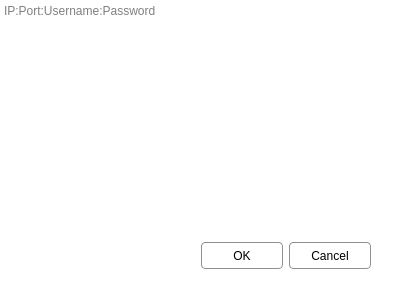
<?xml version="1.0" encoding="UTF-8"?>
<ui version="4.0">
 <class>ProxyInput</class>
 <widget class="QDialog" name="ProxyInput">
  <property name="geometry">
   <rect>
    <x>0</x>
    <y>0</y>
    <width>400</width>
    <height>300</height>
   </rect>
  </property>
  <property name="minimumSize">
   <size>
    <width>400</width>
    <height>300</height>
   </size>
  </property>
  <property name="maximumSize">
   <size>
    <width>400</width>
    <height>300</height>
   </size>
  </property>
  <property name="palette">
   <palette>
    <active>
     <colorrole role="Button">
      <brush brushstyle="SolidPattern">
       <color alpha="255">
        <red>255</red>
        <green>255</green>
        <blue>255</blue>
       </color>
      </brush>
     </colorrole>
     <colorrole role="Base">
      <brush brushstyle="SolidPattern">
       <color alpha="255">
        <red>255</red>
        <green>255</green>
        <blue>255</blue>
       </color>
      </brush>
     </colorrole>
     <colorrole role="Window">
      <brush brushstyle="SolidPattern">
       <color alpha="255">
        <red>255</red>
        <green>255</green>
        <blue>255</blue>
       </color>
      </brush>
     </colorrole>
    </active>
    <inactive>
     <colorrole role="Button">
      <brush brushstyle="SolidPattern">
       <color alpha="255">
        <red>255</red>
        <green>255</green>
        <blue>255</blue>
       </color>
      </brush>
     </colorrole>
     <colorrole role="Base">
      <brush brushstyle="SolidPattern">
       <color alpha="255">
        <red>255</red>
        <green>255</green>
        <blue>255</blue>
       </color>
      </brush>
     </colorrole>
     <colorrole role="Window">
      <brush brushstyle="SolidPattern">
       <color alpha="255">
        <red>255</red>
        <green>255</green>
        <blue>255</blue>
       </color>
      </brush>
     </colorrole>
    </inactive>
    <disabled>
     <colorrole role="Button">
      <brush brushstyle="SolidPattern">
       <color alpha="255">
        <red>255</red>
        <green>255</green>
        <blue>255</blue>
       </color>
      </brush>
     </colorrole>
     <colorrole role="Base">
      <brush brushstyle="SolidPattern">
       <color alpha="255">
        <red>255</red>
        <green>255</green>
        <blue>255</blue>
       </color>
      </brush>
     </colorrole>
     <colorrole role="Window">
      <brush brushstyle="SolidPattern">
       <color alpha="255">
        <red>255</red>
        <green>255</green>
        <blue>255</blue>
       </color>
      </brush>
     </colorrole>
    </disabled>
   </palette>
  </property>
  <property name="windowTitle">
   <string>Proxy Input</string>
  </property>
  <property name="windowIcon">
   <iconset resource="Resources/Resources.qrc">
    <normaloff>:/Images/icon.ico</normaloff>:/Images/icon.ico</iconset>
  </property>
  <property name="styleSheet">
   <string notr="true">QWidget {
	background-color: rgb(255, 255, 255);
}
QWidget {
	background-color: rgb(255, 255, 255);
}
QPushButton {
    border: 1px solid #8f8f91;
    border-radius: 4px;
	min-width: 80px;
	min-height: 25px;
	
}
QPushButton:pressed {
    background-color: qlineargradient(x1: 0, y1: 0, x2: 0, y2: 1,
                                      stop: 0 #dadbde, stop: 1 #f6f7fa);
}

QScrollBar:vertical {
            border: 0px solid #999999;
            background:white;
            width:7px;    
            margin: 0px 0px 0px 0px;
        }
        QScrollBar::handle:vertical {         
       
            min-height: 0px;
          	border: 0px solid red;
			border-radius: 3px;
			background-color: grey;
        }
        QScrollBar::add-line:vertical {       
            height: 0px;
            subcontrol-position: bottom;
            subcontrol-origin: margin;
        }
        QScrollBar::sub-line:vertical {
            height: 0 px;
            subcontrol-position: top;
            subcontrol-origin: margin;
        }</string>
  </property>
  <widget class="QDialogButtonBox" name="buttonBox">
   <property name="geometry">
    <rect>
     <x>30</x>
     <y>240</y>
     <width>341</width>
     <height>32</height>
    </rect>
   </property>
   <property name="styleSheet">
    <string notr="true"/>
   </property>
   <property name="orientation">
    <enum>Qt::Horizontal</enum>
   </property>
   <property name="standardButtons">
    <set>QDialogButtonBox::Cancel|QDialogButtonBox::Ok</set>
   </property>
  </widget>
  <widget class="QTextEdit" name="MainField">
   <property name="geometry">
    <rect>
     <x>0</x>
     <y>0</y>
     <width>400</width>
     <height>230</height>
    </rect>
   </property>
   <property name="palette">
    <palette>
     <active>
      <colorrole role="WindowText">
       <brush brushstyle="SolidPattern">
        <color alpha="255">
         <red>0</red>
         <green>0</green>
         <blue>0</blue>
        </color>
       </brush>
      </colorrole>
      <colorrole role="Button">
       <brush brushstyle="SolidPattern">
        <color alpha="255">
         <red>255</red>
         <green>255</green>
         <blue>255</blue>
        </color>
       </brush>
      </colorrole>
      <colorrole role="Light">
       <brush brushstyle="SolidPattern">
        <color alpha="255">
         <red>255</red>
         <green>255</green>
         <blue>255</blue>
        </color>
       </brush>
      </colorrole>
      <colorrole role="Midlight">
       <brush brushstyle="SolidPattern">
        <color alpha="255">
         <red>227</red>
         <green>227</green>
         <blue>227</blue>
        </color>
       </brush>
      </colorrole>
      <colorrole role="Dark">
       <brush brushstyle="SolidPattern">
        <color alpha="255">
         <red>160</red>
         <green>160</green>
         <blue>160</blue>
        </color>
       </brush>
      </colorrole>
      <colorrole role="Mid">
       <brush brushstyle="SolidPattern">
        <color alpha="255">
         <red>160</red>
         <green>160</green>
         <blue>160</blue>
        </color>
       </brush>
      </colorrole>
      <colorrole role="Text">
       <brush brushstyle="SolidPattern">
        <color alpha="255">
         <red>0</red>
         <green>0</green>
         <blue>0</blue>
        </color>
       </brush>
      </colorrole>
      <colorrole role="BrightText">
       <brush brushstyle="SolidPattern">
        <color alpha="255">
         <red>255</red>
         <green>255</green>
         <blue>255</blue>
        </color>
       </brush>
      </colorrole>
      <colorrole role="ButtonText">
       <brush brushstyle="SolidPattern">
        <color alpha="255">
         <red>0</red>
         <green>0</green>
         <blue>0</blue>
        </color>
       </brush>
      </colorrole>
      <colorrole role="Base">
       <brush brushstyle="SolidPattern">
        <color alpha="255">
         <red>255</red>
         <green>255</green>
         <blue>255</blue>
        </color>
       </brush>
      </colorrole>
      <colorrole role="Window">
       <brush brushstyle="SolidPattern">
        <color alpha="255">
         <red>255</red>
         <green>255</green>
         <blue>255</blue>
        </color>
       </brush>
      </colorrole>
      <colorrole role="Shadow">
       <brush brushstyle="SolidPattern">
        <color alpha="255">
         <red>105</red>
         <green>105</green>
         <blue>105</blue>
        </color>
       </brush>
      </colorrole>
      <colorrole role="Highlight">
       <brush brushstyle="SolidPattern">
        <color alpha="255">
         <red>0</red>
         <green>120</green>
         <blue>215</blue>
        </color>
       </brush>
      </colorrole>
      <colorrole role="HighlightedText">
       <brush brushstyle="SolidPattern">
        <color alpha="255">
         <red>255</red>
         <green>255</green>
         <blue>255</blue>
        </color>
       </brush>
      </colorrole>
      <colorrole role="Link">
       <brush brushstyle="SolidPattern">
        <color alpha="255">
         <red>0</red>
         <green>0</green>
         <blue>255</blue>
        </color>
       </brush>
      </colorrole>
      <colorrole role="LinkVisited">
       <brush brushstyle="SolidPattern">
        <color alpha="255">
         <red>255</red>
         <green>0</green>
         <blue>255</blue>
        </color>
       </brush>
      </colorrole>
      <colorrole role="AlternateBase">
       <brush brushstyle="SolidPattern">
        <color alpha="255">
         <red>255</red>
         <green>255</green>
         <blue>255</blue>
        </color>
       </brush>
      </colorrole>
      <colorrole role="NoRole">
       <brush brushstyle="SolidPattern">
        <color alpha="255">
         <red>0</red>
         <green>0</green>
         <blue>0</blue>
        </color>
       </brush>
      </colorrole>
      <colorrole role="ToolTipBase">
       <brush brushstyle="SolidPattern">
        <color alpha="255">
         <red>255</red>
         <green>255</green>
         <blue>220</blue>
        </color>
       </brush>
      </colorrole>
      <colorrole role="ToolTipText">
       <brush brushstyle="SolidPattern">
        <color alpha="255">
         <red>0</red>
         <green>0</green>
         <blue>0</blue>
        </color>
       </brush>
      </colorrole>
      <colorrole role="PlaceholderText">
       <brush brushstyle="SolidPattern">
        <color alpha="128">
         <red>0</red>
         <green>0</green>
         <blue>0</blue>
        </color>
       </brush>
      </colorrole>
     </active>
     <inactive>
      <colorrole role="WindowText">
       <brush brushstyle="SolidPattern">
        <color alpha="255">
         <red>0</red>
         <green>0</green>
         <blue>0</blue>
        </color>
       </brush>
      </colorrole>
      <colorrole role="Button">
       <brush brushstyle="SolidPattern">
        <color alpha="255">
         <red>255</red>
         <green>255</green>
         <blue>255</blue>
        </color>
       </brush>
      </colorrole>
      <colorrole role="Light">
       <brush brushstyle="SolidPattern">
        <color alpha="255">
         <red>255</red>
         <green>255</green>
         <blue>255</blue>
        </color>
       </brush>
      </colorrole>
      <colorrole role="Midlight">
       <brush brushstyle="SolidPattern">
        <color alpha="255">
         <red>227</red>
         <green>227</green>
         <blue>227</blue>
        </color>
       </brush>
      </colorrole>
      <colorrole role="Dark">
       <brush brushstyle="SolidPattern">
        <color alpha="255">
         <red>160</red>
         <green>160</green>
         <blue>160</blue>
        </color>
       </brush>
      </colorrole>
      <colorrole role="Mid">
       <brush brushstyle="SolidPattern">
        <color alpha="255">
         <red>160</red>
         <green>160</green>
         <blue>160</blue>
        </color>
       </brush>
      </colorrole>
      <colorrole role="Text">
       <brush brushstyle="SolidPattern">
        <color alpha="255">
         <red>0</red>
         <green>0</green>
         <blue>0</blue>
        </color>
       </brush>
      </colorrole>
      <colorrole role="BrightText">
       <brush brushstyle="SolidPattern">
        <color alpha="255">
         <red>255</red>
         <green>255</green>
         <blue>255</blue>
        </color>
       </brush>
      </colorrole>
      <colorrole role="ButtonText">
       <brush brushstyle="SolidPattern">
        <color alpha="255">
         <red>0</red>
         <green>0</green>
         <blue>0</blue>
        </color>
       </brush>
      </colorrole>
      <colorrole role="Base">
       <brush brushstyle="SolidPattern">
        <color alpha="255">
         <red>255</red>
         <green>255</green>
         <blue>255</blue>
        </color>
       </brush>
      </colorrole>
      <colorrole role="Window">
       <brush brushstyle="SolidPattern">
        <color alpha="255">
         <red>255</red>
         <green>255</green>
         <blue>255</blue>
        </color>
       </brush>
      </colorrole>
      <colorrole role="Shadow">
       <brush brushstyle="SolidPattern">
        <color alpha="255">
         <red>105</red>
         <green>105</green>
         <blue>105</blue>
        </color>
       </brush>
      </colorrole>
      <colorrole role="Highlight">
       <brush brushstyle="SolidPattern">
        <color alpha="255">
         <red>240</red>
         <green>240</green>
         <blue>240</blue>
        </color>
       </brush>
      </colorrole>
      <colorrole role="HighlightedText">
       <brush brushstyle="SolidPattern">
        <color alpha="255">
         <red>0</red>
         <green>0</green>
         <blue>0</blue>
        </color>
       </brush>
      </colorrole>
      <colorrole role="Link">
       <brush brushstyle="SolidPattern">
        <color alpha="255">
         <red>0</red>
         <green>0</green>
         <blue>255</blue>
        </color>
       </brush>
      </colorrole>
      <colorrole role="LinkVisited">
       <brush brushstyle="SolidPattern">
        <color alpha="255">
         <red>255</red>
         <green>0</green>
         <blue>255</blue>
        </color>
       </brush>
      </colorrole>
      <colorrole role="AlternateBase">
       <brush brushstyle="SolidPattern">
        <color alpha="255">
         <red>245</red>
         <green>245</green>
         <blue>245</blue>
        </color>
       </brush>
      </colorrole>
      <colorrole role="NoRole">
       <brush brushstyle="NoBrush">
        <color alpha="255">
         <red>0</red>
         <green>0</green>
         <blue>0</blue>
        </color>
       </brush>
      </colorrole>
      <colorrole role="ToolTipBase">
       <brush brushstyle="SolidPattern">
        <color alpha="255">
         <red>255</red>
         <green>255</green>
         <blue>220</blue>
        </color>
       </brush>
      </colorrole>
      <colorrole role="ToolTipText">
       <brush brushstyle="SolidPattern">
        <color alpha="255">
         <red>0</red>
         <green>0</green>
         <blue>0</blue>
        </color>
       </brush>
      </colorrole>
      <colorrole role="PlaceholderText">
       <brush brushstyle="SolidPattern">
        <color alpha="128">
         <red>0</red>
         <green>0</green>
         <blue>0</blue>
        </color>
       </brush>
      </colorrole>
     </inactive>
     <disabled>
      <colorrole role="WindowText">
       <brush brushstyle="SolidPattern">
        <color alpha="255">
         <red>120</red>
         <green>120</green>
         <blue>120</blue>
        </color>
       </brush>
      </colorrole>
      <colorrole role="Button">
       <brush brushstyle="SolidPattern">
        <color alpha="255">
         <red>255</red>
         <green>255</green>
         <blue>255</blue>
        </color>
       </brush>
      </colorrole>
      <colorrole role="Light">
       <brush brushstyle="SolidPattern">
        <color alpha="255">
         <red>255</red>
         <green>255</green>
         <blue>255</blue>
        </color>
       </brush>
      </colorrole>
      <colorrole role="Midlight">
       <brush brushstyle="SolidPattern">
        <color alpha="255">
         <red>247</red>
         <green>247</green>
         <blue>247</blue>
        </color>
       </brush>
      </colorrole>
      <colorrole role="Dark">
       <brush brushstyle="SolidPattern">
        <color alpha="255">
         <red>160</red>
         <green>160</green>
         <blue>160</blue>
        </color>
       </brush>
      </colorrole>
      <colorrole role="Mid">
       <brush brushstyle="SolidPattern">
        <color alpha="255">
         <red>160</red>
         <green>160</green>
         <blue>160</blue>
        </color>
       </brush>
      </colorrole>
      <colorrole role="Text">
       <brush brushstyle="SolidPattern">
        <color alpha="255">
         <red>120</red>
         <green>120</green>
         <blue>120</blue>
        </color>
       </brush>
      </colorrole>
      <colorrole role="BrightText">
       <brush brushstyle="SolidPattern">
        <color alpha="255">
         <red>255</red>
         <green>255</green>
         <blue>255</blue>
        </color>
       </brush>
      </colorrole>
      <colorrole role="ButtonText">
       <brush brushstyle="SolidPattern">
        <color alpha="255">
         <red>120</red>
         <green>120</green>
         <blue>120</blue>
        </color>
       </brush>
      </colorrole>
      <colorrole role="Base">
       <brush brushstyle="SolidPattern">
        <color alpha="255">
         <red>255</red>
         <green>255</green>
         <blue>255</blue>
        </color>
       </brush>
      </colorrole>
      <colorrole role="Window">
       <brush brushstyle="SolidPattern">
        <color alpha="255">
         <red>255</red>
         <green>255</green>
         <blue>255</blue>
        </color>
       </brush>
      </colorrole>
      <colorrole role="Shadow">
       <brush brushstyle="SolidPattern">
        <color alpha="255">
         <red>0</red>
         <green>0</green>
         <blue>0</blue>
        </color>
       </brush>
      </colorrole>
      <colorrole role="Highlight">
       <brush brushstyle="SolidPattern">
        <color alpha="255">
         <red>0</red>
         <green>120</green>
         <blue>215</blue>
        </color>
       </brush>
      </colorrole>
      <colorrole role="HighlightedText">
       <brush brushstyle="SolidPattern">
        <color alpha="255">
         <red>255</red>
         <green>255</green>
         <blue>255</blue>
        </color>
       </brush>
      </colorrole>
      <colorrole role="Link">
       <brush brushstyle="SolidPattern">
        <color alpha="255">
         <red>0</red>
         <green>0</green>
         <blue>255</blue>
        </color>
       </brush>
      </colorrole>
      <colorrole role="LinkVisited">
       <brush brushstyle="SolidPattern">
        <color alpha="255">
         <red>255</red>
         <green>0</green>
         <blue>255</blue>
        </color>
       </brush>
      </colorrole>
      <colorrole role="AlternateBase">
       <brush brushstyle="SolidPattern">
        <color alpha="255">
         <red>245</red>
         <green>245</green>
         <blue>245</blue>
        </color>
       </brush>
      </colorrole>
      <colorrole role="NoRole">
       <brush brushstyle="NoBrush">
        <color alpha="255">
         <red>0</red>
         <green>0</green>
         <blue>0</blue>
        </color>
       </brush>
      </colorrole>
      <colorrole role="ToolTipBase">
       <brush brushstyle="SolidPattern">
        <color alpha="255">
         <red>255</red>
         <green>255</green>
         <blue>220</blue>
        </color>
       </brush>
      </colorrole>
      <colorrole role="ToolTipText">
       <brush brushstyle="SolidPattern">
        <color alpha="255">
         <red>0</red>
         <green>0</green>
         <blue>0</blue>
        </color>
       </brush>
      </colorrole>
      <colorrole role="PlaceholderText">
       <brush brushstyle="SolidPattern">
        <color alpha="128">
         <red>0</red>
         <green>0</green>
         <blue>0</blue>
        </color>
       </brush>
      </colorrole>
     </disabled>
    </palette>
   </property>
   <property name="styleSheet">
    <string notr="true"/>
   </property>
   <property name="frameShape">
    <enum>QFrame::NoFrame</enum>
   </property>
   <property name="frameShadow">
    <enum>QFrame::Plain</enum>
   </property>
   <property name="placeholderText">
    <string>IP:Port:Username:Password</string>
   </property>
  </widget>
 </widget>
 <resources>
  <include location="Resources/Resources.qrc"/>
 </resources>
 <connections>
  <connection>
   <sender>buttonBox</sender>
   <signal>accepted()</signal>
   <receiver>ProxyInput</receiver>
   <slot>accept()</slot>
   <hints>
    <hint type="sourcelabel">
     <x>248</x>
     <y>254</y>
    </hint>
    <hint type="destinationlabel">
     <x>157</x>
     <y>274</y>
    </hint>
   </hints>
  </connection>
  <connection>
   <sender>buttonBox</sender>
   <signal>rejected()</signal>
   <receiver>ProxyInput</receiver>
   <slot>reject()</slot>
   <hints>
    <hint type="sourcelabel">
     <x>316</x>
     <y>260</y>
    </hint>
    <hint type="destinationlabel">
     <x>286</x>
     <y>274</y>
    </hint>
   </hints>
  </connection>
 </connections>
</ui>
